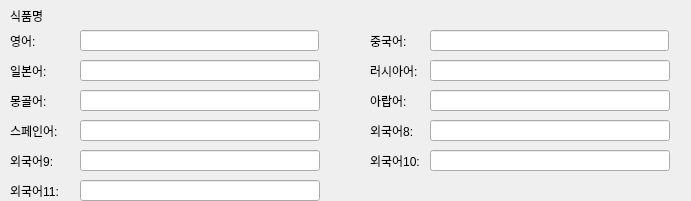
       <widget class="QWidget" name="widget_57" native="true">
        <property name="geometry">
         <rect>
          <x>0</x>
          <y>210</y>
          <width>691</width>
          <height>201</height>
         </rect>
        </property>
        <widget class="QLabel" name="label_95">
         <property name="geometry">
          <rect>
           <x>370</x>
           <y>60</y>
           <width>51</width>
           <height>21</height>
          </rect>
         </property>
         <property name="text">
          <string>러시아어:</string>
         </property>
        </widget>
        <widget class="QLineEdit" name="lineEdit_ing_lang_english_15">
         <property name="geometry">
          <rect>
           <x>80</x>
           <y>30</y>
           <width>239</width>
           <height>21</height>
          </rect>
         </property>
        </widget>
        <widget class="QLabel" name="label_102">
         <property name="geometry">
          <rect>
           <x>10</x>
           <y>180</y>
           <width>61</width>
           <height>21</height>
          </rect>
         </property>
         <property name="text">
          <string>외국어11:</string>
         </property>
        </widget>
        <widget class="QLineEdit" name="lineEdit_ing_lang10_15">
         <property name="geometry">
          <rect>
           <x>430</x>
           <y>150</y>
           <width>240</width>
           <height>21</height>
          </rect>
         </property>
        </widget>
        <widget class="QLineEdit" name="lineEdit_ing_lang_mongolian_15">
         <property name="geometry">
          <rect>
           <x>80</x>
           <y>90</y>
           <width>240</width>
           <height>21</height>
          </rect>
         </property>
        </widget>
        <widget class="QLineEdit" name="lineEdit_ing_lang_spanish_15">
         <property name="geometry">
          <rect>
           <x>80</x>
           <y>120</y>
           <width>240</width>
           <height>21</height>
          </rect>
         </property>
        </widget>
        <widget class="QLabel" name="label_96">
         <property name="geometry">
          <rect>
           <x>10</x>
           <y>90</y>
           <width>81</width>
           <height>21</height>
          </rect>
         </property>
         <property name="text">
          <string>몽골어:</string>
         </property>
        </widget>
        <widget class="QLineEdit" name="lineEdit_ing_lang_japanese_15">
         <property name="geometry">
          <rect>
           <x>80</x>
           <y>60</y>
           <width>240</width>
           <height>21</height>
          </rect>
         </property>
        </widget>
        <widget class="QLineEdit" name="lineEdit_ing_lang9_15">
         <property name="geometry">
          <rect>
           <x>80</x>
           <y>150</y>
           <width>240</width>
           <height>21</height>
          </rect>
         </property>
        </widget>
        <widget class="QLabel" name="label_97">
         <property name="geometry">
          <rect>
           <x>10</x>
           <y>120</y>
           <width>51</width>
           <height>21</height>
          </rect>
         </property>
         <property name="text">
          <string>스페인어:</string>
         </property>
        </widget>
        <widget class="QLabel" name="label_100">
         <property name="geometry">
          <rect>
           <x>370</x>
           <y>120</y>
           <width>51</width>
           <height>21</height>
          </rect>
         </property>
         <property name="text">
          <string>외국어8:</string>
         </property>
        </widget>
        <widget class="QLineEdit" name="lineEdit_ing_lang11_15">
         <property name="geometry">
          <rect>
           <x>80</x>
           <y>180</y>
           <width>240</width>
           <height>21</height>
          </rect>
         </property>
        </widget>
        <widget class="QLabel" name="label_94">
         <property name="geometry">
          <rect>
           <x>10</x>
           <y>60</y>
           <width>81</width>
           <height>21</height>
          </rect>
         </property>
         <property name="text">
          <string>일본어:</string>
         </property>
        </widget>
        <widget class="QLabel" name="label_99">
         <property name="geometry">
          <rect>
           <x>370</x>
           <y>90</y>
           <width>81</width>
           <height>21</height>
          </rect>
         </property>
         <property name="text">
          <string>아랍어:</string>
         </property>
        </widget>
        <widget class="QLabel" name="label_101">
         <property name="geometry">
          <rect>
           <x>370</x>
           <y>150</y>
           <width>51</width>
           <height>21</height>
          </rect>
         </property>
         <property name="text">
          <string>외국어10:</string>
         </property>
        </widget>
        <widget class="QLabel" name="label_98">
         <property name="geometry">
          <rect>
           <x>10</x>
           <y>150</y>
           <width>51</width>
           <height>21</height>
          </rect>
         </property>
         <property name="text">
          <string>외국어9:</string>
         </property>
        </widget>
        <widget class="QLabel" name="label_93">
         <property name="geometry">
          <rect>
           <x>370</x>
           <y>30</y>
           <width>41</width>
           <height>21</height>
          </rect>
         </property>
         <property name="text">
          <string>중국어:</string>
         </property>
        </widget>
        <widget class="QLineEdit" name="lineEdit_ing_lang_russian_15">
         <property name="geometry">
          <rect>
           <x>430</x>
           <y>60</y>
           <width>240</width>
           <height>21</height>
          </rect>
         </property>
        </widget>
        <widget class="QLineEdit" name="lineEdit_ing_lang_chinese_15">
         <property name="geometry">
          <rect>
           <x>430</x>
           <y>30</y>
           <width>239</width>
           <height>21</height>
          </rect>
         </property>
        </widget>
        <widget class="QLabel" name="label_92">
         <property name="geometry">
          <rect>
           <x>10</x>
           <y>30</y>
           <width>71</width>
           <height>21</height>
          </rect>
         </property>
         <property name="text">
          <string>영어:</string>
         </property>
        </widget>
        <widget class="QLabel" name="label_103">
         <property name="geometry">
          <rect>
           <x>10</x>
           <y>0</y>
           <width>71</width>
           <height>31</height>
          </rect>
         </property>
         <property name="text">
          <string>식품명</string>
         </property>
        </widget>
        <widget class="QLineEdit" name="lineEdit_ing_lang_arabic_15">
         <property name="geometry">
          <rect>
           <x>430</x>
           <y>90</y>
           <width>240</width>
           <height>21</height>
          </rect>
         </property>
        </widget>
        <widget class="QLineEdit" name="lineEdit_ing_lang8_15">
         <property name="geometry">
          <rect>
           <x>430</x>
           <y>120</y>
           <width>240</width>
           <height>21</height>
          </rect>
         </property>
        </widget>
       </widget>
